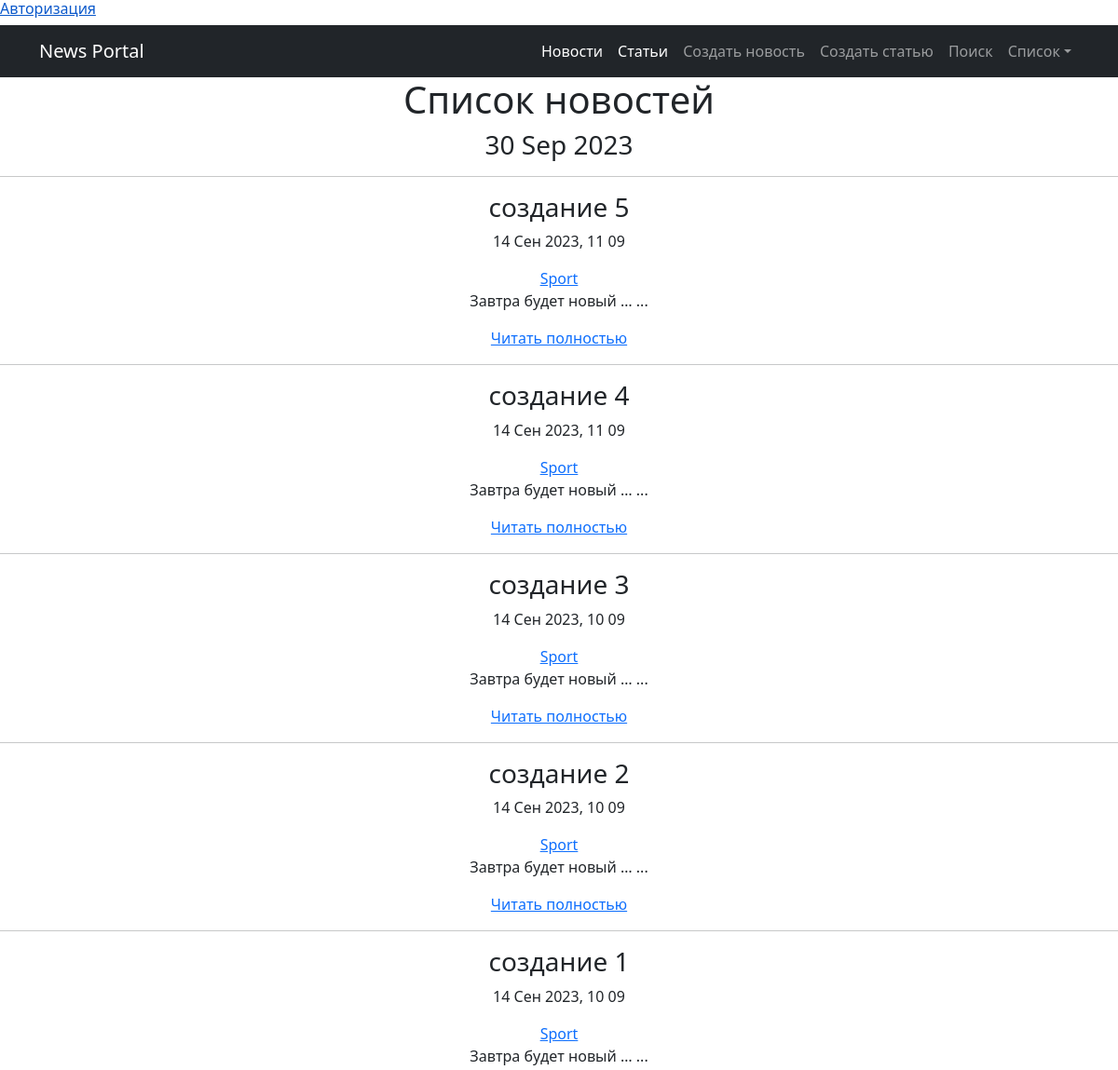
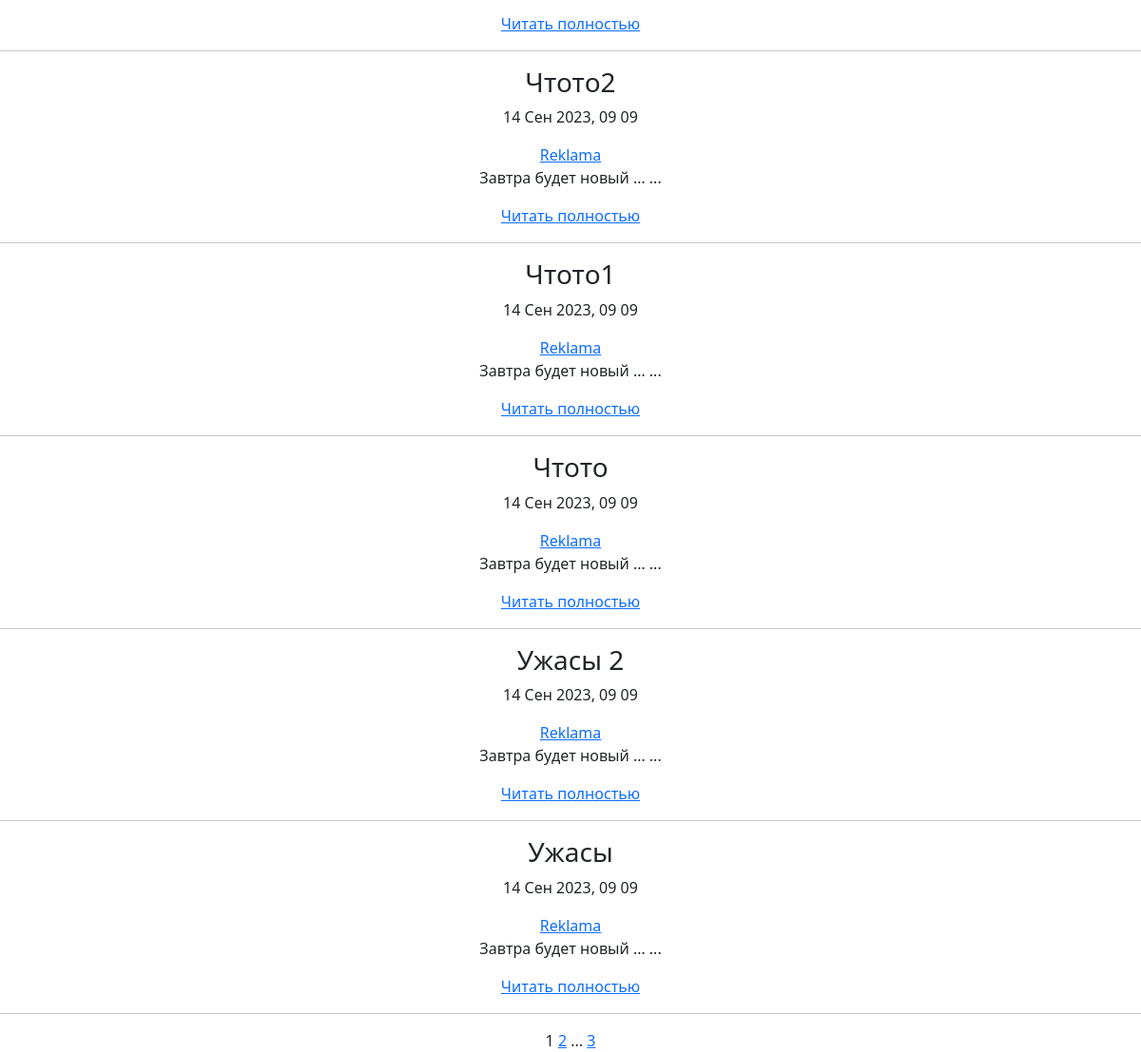
Before: /news/ with the older database file (2 pictures, top to bottom).
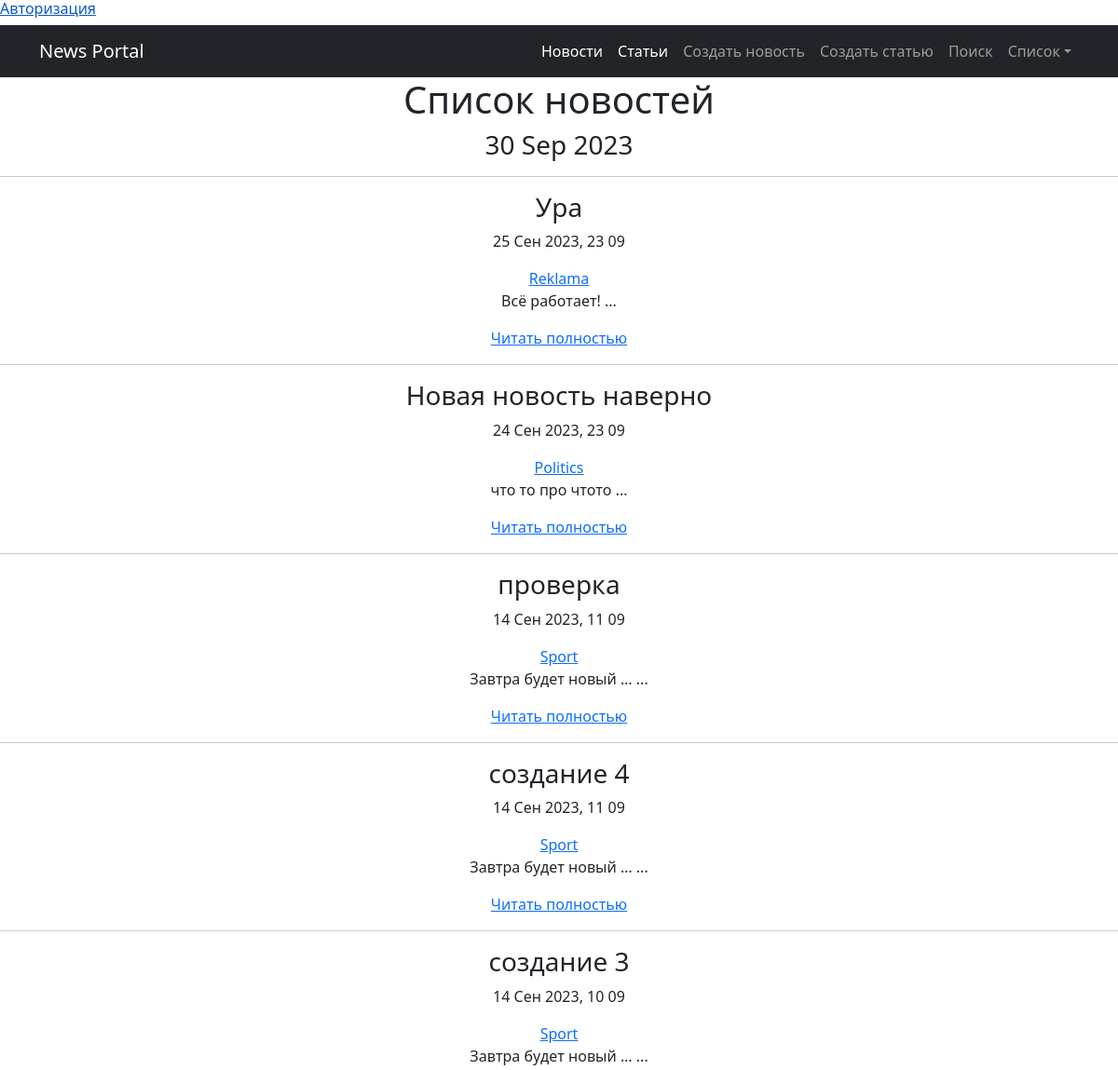
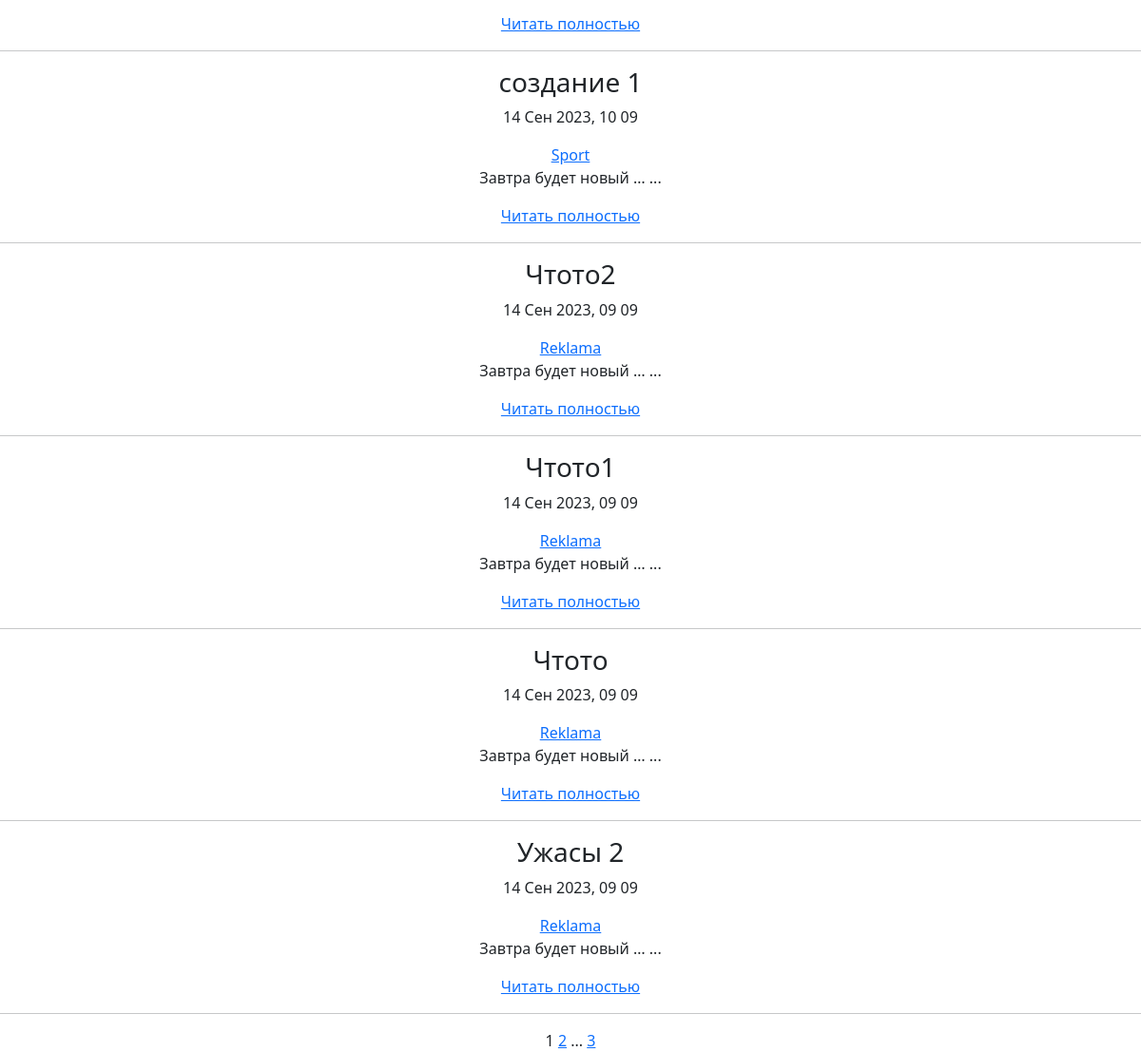
After: the same page with the newer database file (2 pictures, top to bottom).
### news/models.py (models this page shows, shortened)
class Post(models.Model):
    author = models.ForeignKey(Author, on_delete=models.CASCADE)
    news = 'NW'
    article = 'AR'
    CATEGORY_CHOICES = (
        (news, 'Новость'),
        (article, 'Статья'),
    )
    choiceType = models.CharField(max_length=2,
                                  choices=CATEGORY_CHOICES,
                                  default=article)
    timeCreate = models.DateTimeField(auto_now_add=True)
    categoryPost = models.ManyToManyField(Category, through='PostCategory')
    title = models.CharField(max_length=100, unique=True)
    content = models.TextField()
    rating = models.IntegerField(default=0)

class Category(models.Model):
    nameCategory = models.CharField(max_length=100, unique=True)
    subscribers = models.ManyToManyField(User, blank=True, related_name='categories')
    def __str__(self):
        return self.nameCategory

### news/views.py (the view)
# urls.py: path('news/', NewsList.as_view(), name='news'),  # URL-шаблон для списка новостей
class NewsList(ListView):  # список превью
    model = Post
    template_name = 'flatpages/news.html'
    context_object_name = 'news'
    paginate_by = 10    # вот так мы можем указать количество записей на странице
    def get_queryset(self):
        queryset = super().get_queryset().filter(choiceType='NW')  # Фильтруем только новости
        return queryset.order_by('-timeCreate')        # и сортируем по убыванию даты

### news/templatetags/cenzura.py (called while the page is built)
@register.filter()
def censor(value):  # Естественно если делать реальный проект слов будет в разы больше.
    words_to_censor = ['6лядь', '6лять', 'cock', 'cunt',  'fuck', 'xyй',
                       'гавнюк', 'долбоёб', 'лошок', 'пидарас', 'шлюха']
    if not isinstance(value, str):  # Проверка, чтобы фильтр цензурирования применялся только к переменным строкового
        raise ValueError("Значение должно быть строкой")
    for word in words_to_censor:
        value = value.replace(word, '*' * len(word))
    return mark_safe(value)

### news/templatetags/custom_tags.py (called while the page is built)
@register.simple_tag()
def current_time(format_string='%d %b %Y'):
    return datetime.utcnow().strftime(format_string)

@register.simple_tag(takes_context=True)
def url_replace(context, **kwargs):
    d = context['request'].GET.copy()  # позволяет скопировать все параметры текущего запроса.
    for k, v in kwargs.items():
        d[k] = v
    return d.urlencode()

### templates/flatpages/news.html
{% extends 'flatpages/default.html' %}
{% load cenzura %}
{% load custom_tags %}
{% block content %}
    <h1 style="text-align: center;">Список новостей</h1>
	<h3 style="text-align: center;">{% current_time '%d %b %Y' %}</h3>
<hr/>
{% if news %}
        {% for post in news %}
            <h3 style="text-align: center;">{{ post.title|censor }}</h3>
            <p style="text-align: center;">{{ post.timeCreate|date:'d M Y, H m' }}</p>
            <div align="center">
              {% for category in post.categoryPost.all %}
              <a href="{% url 'news:category_list' category.id %}" >{{ category }}</a>
              {% endfor %}
            </div>
            <p style="text-align: center;">{{ post.content|truncatechars:20|censor }} {{"..."}} </p>
            <p style="text-align: center;"><a href="{% url 'news:news_detail' post.id %}">Читать полностью</a></p>
            <hr/>
        {% endfor %}
{% else %}
    <h2>Новостей нет!</h2>
{% endif %}
{% endblock content %}

Changed rows visible on the page:
removed Post: title|censor "создание 2", timeCreate "14 Сен 2023, 10 09", content|censor "Завтра будет новый …", value "...", Category (nameCategory "Sport")
no longer on this page (row unchanged): Post: title|censor "Ужасы", timeCreate "14 Сен 2023, 09 09", content|censor "Завтра будет новый …", value "...", Category (nameCategory "Reklama")
added Post: title|censor "Ура", timeCreate "25 Сен 2023, 23 09", content|censor "Всё работает!", value "...", Category (nameCategory "Reklama")
added Post: title|censor "Новая новость наверно", timeCreate "24 Сен 2023, 23 09", content|censor "что то про чтото", value "..."
now on this page (row unchanged): Category: nameCategory "Politics", shown under "Новая новость наверно"
changed Post: title|censor "создание 5" → "проверка"
